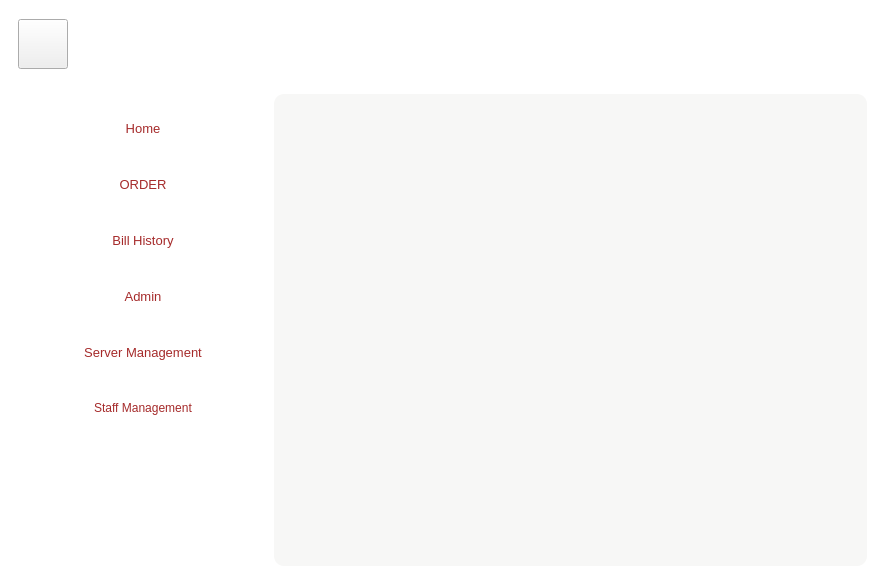
<?xml version="1.0" encoding="UTF-8"?>
<ui version="4.0">
 <class>Dyner</class>
 <widget class="QMainWindow" name="Dyner">
  <property name="geometry">
   <rect>
    <x>0</x>
    <y>0</y>
    <width>885</width>
    <height>584</height>
   </rect>
  </property>
  <property name="windowTitle">
   <string>Dyner : Bill Desk</string>
  </property>
  <property name="styleSheet">
   <string notr="true">font: 10pt &quot;MS Shell Dlg 2&quot;;</string>
  </property>
  <widget class="QWidget" name="centralwidget">
   <property name="autoFillBackground">
    <bool>false</bool>
   </property>
   <property name="styleSheet">
    <string notr="true">#centralwidget{
	background-color: #ffffff;
	background-image: url(:/img/img/background3.jpg);
}</string>
   </property>
   <layout class="QHBoxLayout" name="horizontalLayout_4">
    <item>
     <layout class="QVBoxLayout" name="verticalLayout">
      <item>
       <widget class="QWidget" name="horizontalWidget" native="true">
        <property name="minimumSize">
         <size>
          <width>0</width>
          <height>70</height>
         </size>
        </property>
        <property name="maximumSize">
         <size>
          <width>16777215</width>
          <height>70</height>
         </size>
        </property>
        <property name="styleSheet">
         <string notr="true">horizontalWidget{
	border-radius:10px;
	background-color:   qradialgradient(spread:pad, cx:0.5, cy:0.5, radius:0.5, fx:0.5, fy:0.5, stop:0 rgba(227, 171, 122, 1), stop:1 rgba(192, 130, 79, 1))
}</string>
        </property>
        <layout class="QHBoxLayout" name="horizontalLayout">
         <item>
          <widget class="QPushButton" name="menuButton">
           <property name="minimumSize">
            <size>
             <width>50</width>
             <height>50</height>
            </size>
           </property>
           <property name="maximumSize">
            <size>
             <width>50</width>
             <height>50</height>
            </size>
           </property>
           <property name="styleSheet">
            <string notr="true">border-image: url(:/img/img/menuIcon.png);
</string>
           </property>
           <property name="text">
            <string/>
           </property>
          </widget>
         </item>
         <item>
          <spacer name="horizontalSpacer">
           <property name="orientation">
            <enum>Qt::Horizontal</enum>
           </property>
           <property name="sizeHint" stdset="0">
            <size>
             <width>40</width>
             <height>20</height>
            </size>
           </property>
          </spacer>
         </item>
         <item>
          <widget class="QLabel" name="widgetTitle">
           <property name="minimumSize">
            <size>
             <width>100</width>
             <height>0</height>
            </size>
           </property>
           <property name="font">
            <font>
             <family>MS Shell Dlg 2</family>
             <pointsize>20</pointsize>
             <weight>50</weight>
             <italic>false</italic>
             <bold>false</bold>
            </font>
           </property>
           <property name="styleSheet">
            <string notr="true">#widgetTitle
{
	color:white;
	border-radius:10px;
	
	font: 20pt &quot;MS Shell Dlg 2&quot;;
}</string>
           </property>
           <property name="text">
            <string>&lt;html&gt;&lt;head/&gt;&lt;body&gt;&lt;p&gt;Home&lt;/p&gt;&lt;/body&gt;&lt;/html&gt;</string>
           </property>
           <property name="textFormat">
            <enum>Qt::RichText</enum>
           </property>
           <property name="alignment">
            <set>Qt::AlignCenter</set>
           </property>
          </widget>
         </item>
         <item>
          <spacer name="horizontalSpacer_2">
           <property name="orientation">
            <enum>Qt::Horizontal</enum>
           </property>
           <property name="sizeHint" stdset="0">
            <size>
             <width>40</width>
             <height>20</height>
            </size>
           </property>
          </spacer>
         </item>
        </layout>
       </widget>
      </item>
      <item>
       <widget class="QFrame" name="menuAndWindow">
        <property name="styleSheet">
         <string notr="true">#menuAndWindow{
	border-image: url(:/img/img/background2.jpg);
}</string>
        </property>
        <layout class="QHBoxLayout" name="horizontalLayout_2">
         <item>
          <widget class="QFrame" name="menuList">
           <property name="minimumSize">
            <size>
             <width>250</width>
             <height>0</height>
            </size>
           </property>
           <property name="maximumSize">
            <size>
             <width>250</width>
             <height>16777215</height>
            </size>
           </property>
           <property name="styleSheet">
            <string notr="true">#menuList{
	border-radius:10px;
}</string>
           </property>
           <layout class="QVBoxLayout" name="verticalLayout_2">
            <item>
             <widget class="QPushButton" name="parentButtonHome">
              <property name="minimumSize">
               <size>
                <width>0</width>
                <height>50</height>
               </size>
              </property>
              <property name="maximumSize">
               <size>
                <width>16777215</width>
                <height>50</height>
               </size>
              </property>
              <property name="font">
               <font>
                <family>MS Shell Dlg 2</family>
                <pointsize>10</pointsize>
                <weight>50</weight>
                <italic>false</italic>
                <bold>false</bold>
               </font>
              </property>
              <property name="styleSheet">
               <string notr="true">border-radius: 10px;
color : brown;
border-image: url(:/img/img/ButtonBackground.jpg);
</string>
              </property>
              <property name="text">
               <string>Home</string>
              </property>
             </widget>
            </item>
            <item>
             <widget class="QPushButton" name="parentButtonOrder">
              <property name="minimumSize">
               <size>
                <width>0</width>
                <height>50</height>
               </size>
              </property>
              <property name="font">
               <font>
                <family>MS Shell Dlg 2</family>
                <pointsize>10</pointsize>
                <weight>50</weight>
                <italic>false</italic>
                <bold>false</bold>
               </font>
              </property>
              <property name="styleSheet">
               <string notr="true">border-radius: 10px;
color : brown;
border-image: url(:/img/img/ButtonBackground.jpg);
</string>
              </property>
              <property name="text">
               <string>ORDER</string>
              </property>
             </widget>
            </item>
            <item>
             <widget class="QPushButton" name="parentButtonBillHistory">
              <property name="minimumSize">
               <size>
                <width>0</width>
                <height>50</height>
               </size>
              </property>
              <property name="font">
               <font>
                <family>MS Shell Dlg 2</family>
                <pointsize>10</pointsize>
                <weight>50</weight>
                <italic>false</italic>
                <bold>false</bold>
               </font>
              </property>
              <property name="styleSheet">
               <string notr="true">border-radius: 10px;
color : brown;
border-image: url(:/img/img/ButtonBackground.jpg);
</string>
              </property>
              <property name="text">
               <string>Bill History</string>
              </property>
             </widget>
            </item>
            <item>
             <widget class="QPushButton" name="parentButtonAdmin">
              <property name="minimumSize">
               <size>
                <width>0</width>
                <height>50</height>
               </size>
              </property>
              <property name="font">
               <font>
                <family>MS Shell Dlg 2</family>
                <pointsize>10</pointsize>
                <weight>50</weight>
                <italic>false</italic>
                <bold>false</bold>
               </font>
              </property>
              <property name="styleSheet">
               <string notr="true">border-radius: 10px;
color : brown;
border-image: url(:/img/img/ButtonBackground.jpg);
</string>
              </property>
              <property name="text">
               <string>Admin</string>
              </property>
             </widget>
            </item>
            <item>
             <widget class="QPushButton" name="parentButtonManagement">
              <property name="minimumSize">
               <size>
                <width>0</width>
                <height>50</height>
               </size>
              </property>
              <property name="font">
               <font>
                <family>MS Shell Dlg 2</family>
                <pointsize>10</pointsize>
                <weight>50</weight>
                <italic>false</italic>
                <bold>false</bold>
               </font>
              </property>
              <property name="styleSheet">
               <string notr="true">border-radius: 10px;
color : brown;
border-image: url(:/img/img/ButtonBackground.jpg);
</string>
              </property>
              <property name="text">
               <string>Server Management</string>
              </property>
             </widget>
            </item>
            <item>
             <widget class="QPushButton" name="parentButtonStaff">
              <property name="minimumSize">
               <size>
                <width>0</width>
                <height>50</height>
               </size>
              </property>
              <property name="styleSheet">
               <string notr="true">border-radius: 10px;
color : brown;
border-image: url(:/img/img/ButtonBackground.jpg);
</string>
              </property>
              <property name="text">
               <string>Staff Management</string>
              </property>
             </widget>
            </item>
            <item>
             <spacer name="verticalSpacer">
              <property name="orientation">
               <enum>Qt::Vertical</enum>
              </property>
              <property name="sizeHint" stdset="0">
               <size>
                <width>20</width>
                <height>40</height>
               </size>
              </property>
             </spacer>
            </item>
           </layout>
          </widget>
         </item>
         <item>
          <widget class="QFrame" name="horizontalFrame">
           <property name="styleSheet">
            <string notr="true">#horizontalFrame{
	border-radius : 10px;
	background-color: rgba(238, 238, 236,0.5);
}</string>
           </property>
           <layout class="QHBoxLayout" name="horizontalLayout_3">
            <item>
             <layout class="QHBoxLayout" name="windowContainer"/>
            </item>
           </layout>
          </widget>
         </item>
        </layout>
       </widget>
      </item>
     </layout>
    </item>
   </layout>
  </widget>
 </widget>
 <resources/>
 <connections/>
</ui>
